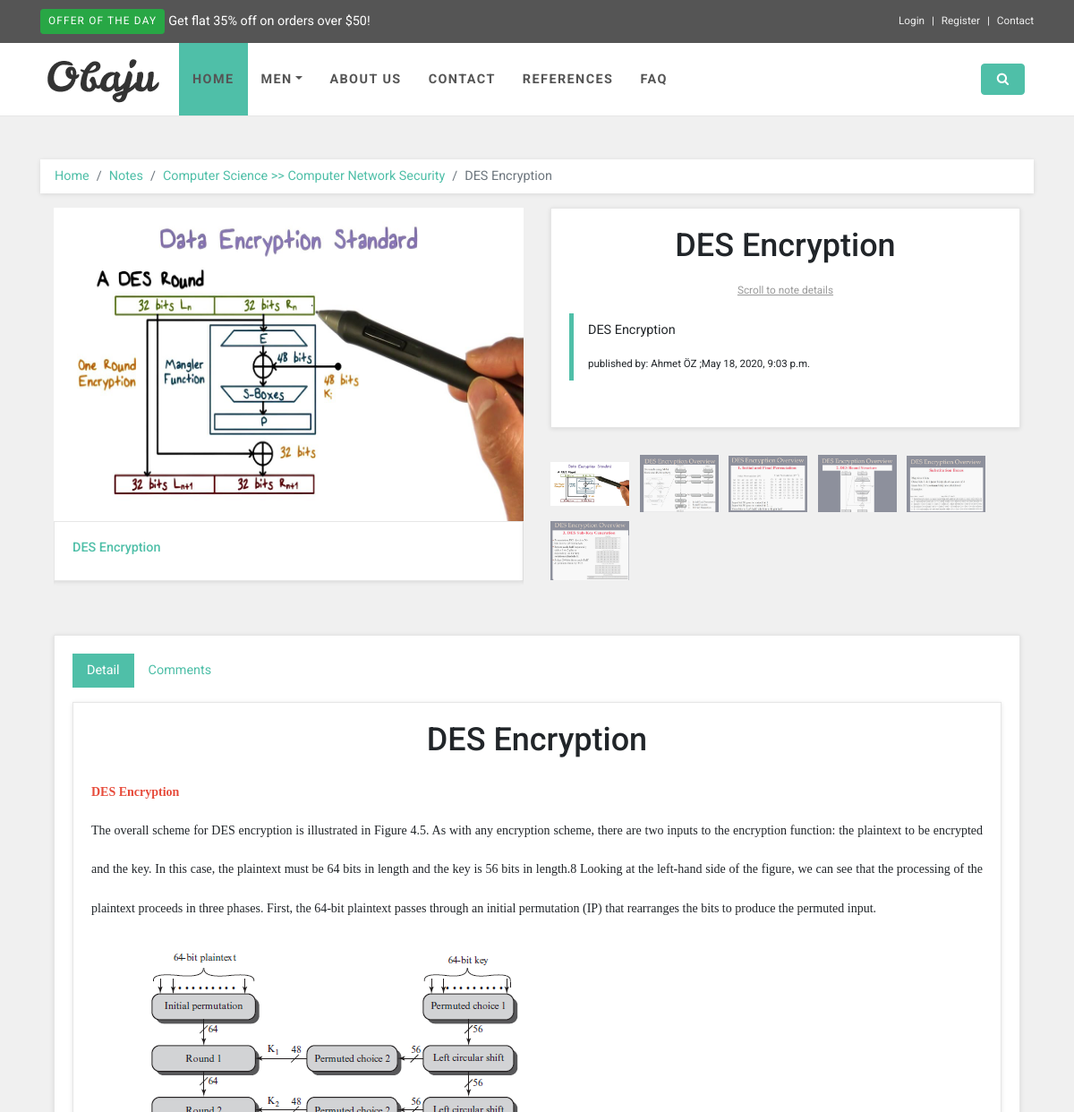
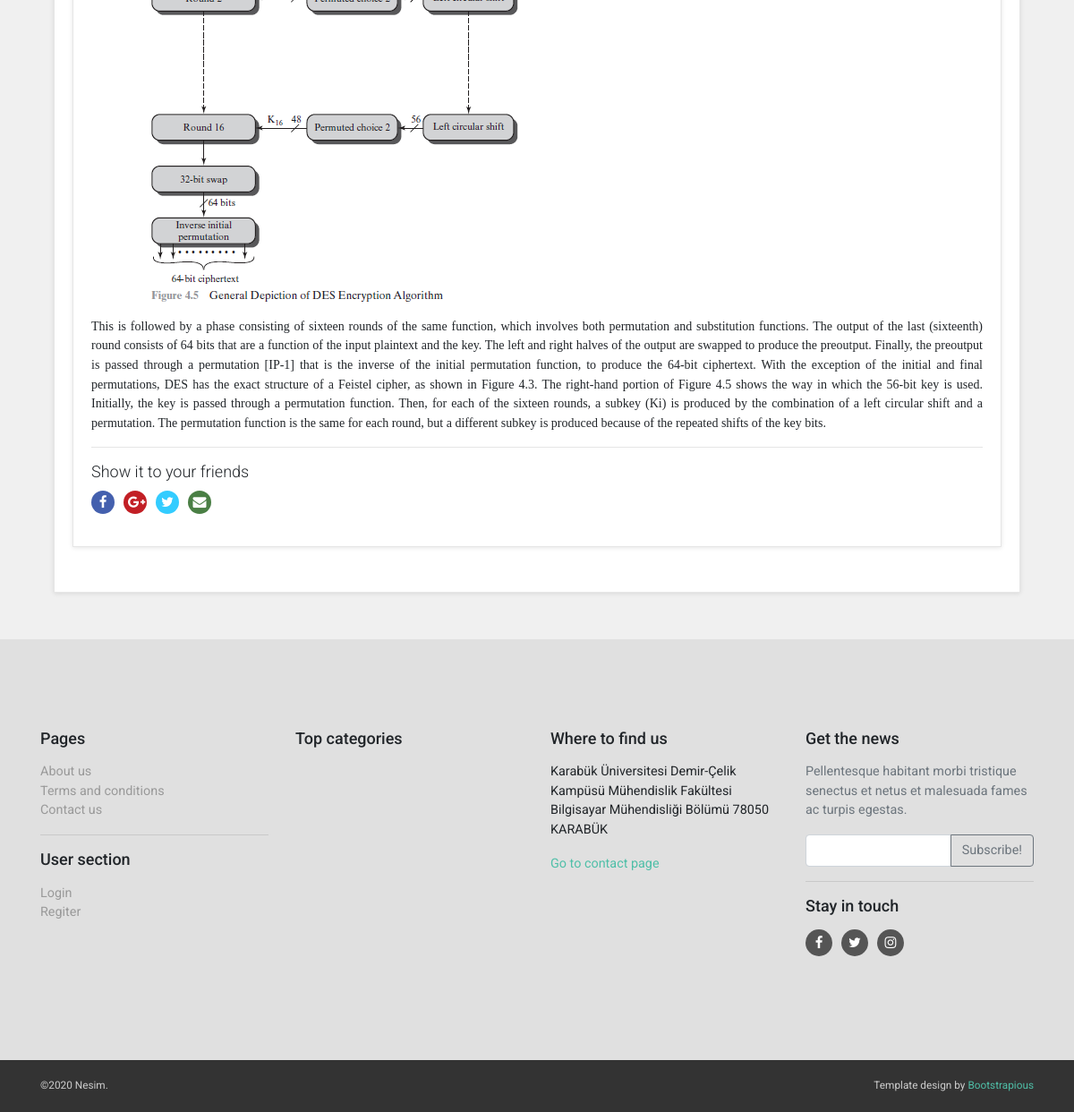
/note/4/DES-Encryption/, run on the app's committed database (2 pictures, top to bottom).
### note/models.py (models this page shows, shortened)
class Note(models.Model):
    STATUS = (
        ('New', 'New'),
        ('True', 'true'),
        ('False', 'false')
    )
    Category = models.ForeignKey(Category, on_delete=models.CASCADE)
    user = models.ForeignKey(User, on_delete=models.SET_NULL, null=True)
    title = models.CharField(blank=True,max_length=100)
    description = models.CharField(blank=True,max_length=255)
    keywords = models.CharField(blank=True,max_length=255)
    slug = models.SlugField(blank=False,unique=True)
    detail = RichTextUploadingField()
    status = models.CharField(max_length=10, choices=STATUS)
    image = models.ImageField(blank=True, upload_to='image/')
    create_at = models.DateTimeField(auto_now_add=True)
    update_at = models.DateTimeField(auto_now=True)
    def image_tag(self):
        return mark_safe('<img src="{}" height="50"/>'.format(self.image.url))
    image_tag.short_description = 'Image'

class Category(MPTTModel):
    STATUS = (
        ('True', 'true'),
        ('False', 'false')
    )
    title = models.CharField(max_length=70)
    description = models.CharField(blank=True,max_length=255)
    keywords = models.CharField(blank=True,max_length=255)
    status = models.CharField(max_length=10, choices=STATUS)
    image = models.ImageField(blank=True, upload_to='image/')
    slug = models.SlugField(blank=False,unique=True)
    parent = TreeForeignKey('self', blank=True, null=True, related_name='children', on_delete=models.CASCADE)
    create_at = models.DateTimeField(auto_now_add=True)
    update_at = models.DateTimeField(auto_now=True)
    class MPTTMeta:
        order_insertion_by = ['title']
    def __str__(self):
        full_path=[self.title]
        k = self.parent
        while k is not None:
            full_path.append(k.title)
            k = k.parent
        return ' >> '.join(full_path[::-1])
    def image_tag(self):
        return mark_safe('<img src="{}" height="50"/>'.format(self.image.url))
    image_tag.short_description = 'Image'

class Images(models.Model):
    note = models.ForeignKey(Note, on_delete=models.CASCADE)
    title = models.CharField(max_length=50, blank=True)
    image = models.ImageField(blank=True, upload_to='image/')
    def image_tag(self):
        return mark_safe('<img src="{}" height="50"/>'.format(self.image.url))
    image_tag.short_description = 'Image'

### home/views.py (the view)
# urls.py: path('note/<int:id>/<slug:slug>/', views.note_detail, name='note_detail'),
def note_detail(request, id, slug):
    setting = Setting.objects.get(pk=1)
    category = Category.objects.all()
    note = Note.objects.get(pk=id)
    images = Images.objects.filter(note_id=id)
    comments = Comment.objects.filter(note_id=id,status='True')
    context = {'category': category, 'comments':comments, 'note': note, 'images': images, 'setting': setting}
    return render(request, 'note_detail.html', context)

### home/templates/note_detail.html (shortened to what this page needs)
{% extends "homebase.html" %}
{% block body %}
    {% load static %}
    <link rel="stylesheet" href="{% static 'dist/css/lumos.css'  %}">
    <div id="all">
        <div id="content">
            <div class="container">
                <div class="row">
                    <div class="col-lg-12">
                        <nav aria-label="breadcrumb">
                            <ol class="breadcrumb">
                                <li class="breadcrumb-item"><a href="/">Home</a></li>
                                <li class="breadcrumb-item"><a href="/notes/">Notes</a></li>
                                <li class="breadcrumb-item"><a href="/category/{{ note.Category_id }}/{{ note.Category.slug }}">{{ note.Category }}</a></li>
                                <li aria-current="page" class="breadcrumb-item active">{{ note.title }}</li>
                            </ol>
                        </nav>
                        <div class="col-lg-12 order-1 order-lg-2">
                            <div id="productMain" class="row">
                                <div class="col-md-6">
                                    <div data-slider-id="1" class="owl-carousel shop-detail-carousel">
                                        <div class="item"> <img src="{{ note.image.url }}" alt="{{ note.title }}" class="img-fluid" data-action="lumos" style="height: 350px"
                                                                data-lumos-src="{{ note.image.url }}">
                                            <div class="box" >
                                                <h5 class="center " style="color: #4fbfa8">{{ note.title }}</h5>
                                            </div>
                                        </div>
                                    </div>
                                </div>
                                <div class="col-md-6">
                                    <div class="box">
                                        <h1 class="text-center">{{ note.title }}</h1>
                                        <p class="goToDescription"><a href="#details" class="scroll-to">Scroll to note details</a></p>
                                        <blockquote class="blockquote">
                                            <p>{{ note.description }} </p>
                                            <small>published by: {{ note.user.first_name }} {{ note.user.last_name}} ;{{ note.create_at }}</small>
                                        </blockquote>
                                    </div>
                                    <div data-slider-id="1" class="owl-thumbs">
                                        <button class="owl-thumb-item"><img src="{{ note.image.url }}" alt="{{ note.title }}" class="img-fluid"></button>
                                        {% for rs in images%}
                                            <button class="owl-thumb-item"><img src="{{ rs.image.url }}" alt="{{ rs.title }}" class="img-fluid"></button>
                                        {% endfor %}
                                    </div>
                                </div>
                            </div>
                        </div>
                        <div class="raw">
                            <div class="col-lg-12">
                                <div class="box">
                                    {% include 'tab.html' %}
                                </div>
                            </div>
                        </div>
                    </div>
                </div>
            </div>
        </div>
    </div>
{% endblock %}

### home/templates/tab.html (shortened to what this page needs)
<ul class="nav nav-pills mb-3" id="pills-tab" role="tablist">
    <li class="nav-item">
        <a class="nav-link active" id="pills-home-tab" data-toggle="pill" href="#pills-home" role="tab" aria-controls="pills-home" aria-selected="true">Detail</a>
    </li>
    <li class="nav-item">
        <a class="nav-link" id="pills-profile-tab" data-toggle="pill" href="#pills-profile" role="tab" aria-controls="pills-profile" aria-selected="false">Comments</a>
    </li>
</ul>
<div class="tab-content" id="pills-tabContent">
    <div class="tab-pane fade show active" id="pills-home" role="tabpanel" aria-labelledby="pills-home-tab">
        <div id="details" class="box">
            <h1 class="text-center">{{ note.title }}</h1>
            {{ note.detail|safe }}
            <hr>
            <div class="social">
                <h4>Show it to your friends</h4>
                <p><a href="#" class="external facebook"><i class="fa fa-facebook"></i></a><a href="#" class="external gplus"><i class="fa fa-google-plus"></i></a><a href="#" class="external twitter"><i class="fa fa-twitter"></i></a><a href="#" class="email"><i class="fa fa-envelope"></i></a></p>
            </div>
        </div>
    </div>
</div>

### home/static/css/style.default.css (style rules this page uses)
body { overflow-x: hidden; background-color: #f0f0f0; }
a, button { -webkit-transition: all 0.3s; transition: all 0.3s; outline: none; }
a i.fa, button i.fa { margin: 0 5px; }
h1 { font-weight: 700; }
.breadcrumb { -webkit-box-shadow: 0 1px 5px rgba(0, 0, 0, 0.1); box-shadow: 0 1px 5px rgba(0, 0, 0, 0.1); background: #fff; border-radius: 0; padding: 0.5rem 1rem; }
.box { background: #fff; margin: 0 0 30px; border: solid 1px #e6e6e6; padding: 20px; -webkit-box-shadow: 0 1px 5px rgba(0, 0, 0, 0.1); box-shadow: 0 1px 5px rgba(0, 0, 0, 0.1); }
#content #productMain { margin-bottom: 30px; }
#content #productMain .goToDescription { margin-top: 20px; font-size: 0.738rem; text-align: center; }
#content #productMain .goToDescription a { color: #999; text-decoration: underline; }
#content #details .social { text-align: left; }
#content #details .social h4 { font-weight: 300; margin-bottom: 10px; }
#content #details .social p { line-height: 26px; }
#content #details .social p a { margin: 0 10px 0 0; color: #fff; display: inline-block; width: 26px; height: 26px; border-radius: 13px; line-height: 26px; font-size: 15px; text-align: center; -webkit-transition: all 0.3s; transition: all 0.3s; vertical-align: bottom; }
#content #details .social p a i { vertical-align: bottom; line-height: 26px; }
#content #details .social p a.facebook { background-color: #4460ae; }
#content #details .social p a.gplus { background-color: #c21f25; }
#content #details .social p a.twitter { background-color: #3cf; }
#content #details .social p a.email { background-color: #4a7f45; }
.owl-thumbs button { display: inline-block; background: none; border: none; margin-right: 8px; margin-bottom: 10px; padding: 0; outline: none; cursor: pointer; opacity: .6; }
.owl-thumbs button.active { opacity: 1; }
.owl-thumbs button img { max-width: 88px; }
body { font-family: "Roboto", Helvetica, Arial, sans-serif; font-size: 0.9rem; font-weight: 400; line-height: 1.5; color: #212529; background-color: #f0f0f0; }
a { color: #4fbfa8; text-decoration: none; }
h1, h2, h3, h4, h5, h6, .h1, .h2, .h3, .h4, .h5, .h6 { margin-bottom: 0.5rem; font-family: inherit; font-weight: 500; line-height: 1.2; color: inherit; }
h1, .h1 { font-size: 2.25rem; }
h4, .h4 { font-size: 1.125rem; }
h5, .h5 { font-size: 0.9rem; }
hr { border-top: 1px solid rgba(0, 0, 0, 0.1); }
small, .small { font-size: 80%; font-weight: 400; }
.blockquote { padding: 0.5rem 1rem; margin-bottom: 2rem; font-size: 0.9rem; border-left: 5px solid #4fbfa8; }
.nav-link { padding: 0.5rem 1rem; }
.nav-pills .nav-link { border-radius: 0; }
.nav-pills .nav-link.active, .nav-pills .show > .nav-link { color: #fff; background-color: #4fbfa8; }

### data on the page
Note: Category "Computer Science >> Computer Network Security", title "DES Encryption", image (placeholder picture), description "DES Encryption", user.first_name "Ahmet", user.last_name "ÖZ", create_at "May 18, 2020, 9:03 p.m.", detail "DES Encryption The overall scheme for DES encryption is illustrated in Figure 4.5. As with any encryption scheme, there are two inputs to the encryption function: the plaintext to be encrypted and the key. In this case, the plaintext must be 64 bits in length and the key is 56 bits in length.8 Looking at the left-hand side of the figure, we can see that the processing of the plaintext proceeds in three phases. First, the 64-bit plaintext passes through an initial permutation (IP) that rearranges the bits to produce the permuted input. This is followed by a phase consisting of sixteen rounds of the same function, which involves both permutation and substitution functions. The output of the…", detail (picture)
Images: image (picture)
Images: image (picture)
Images: image (picture)
Images: image (picture)
Images: image (picture)
